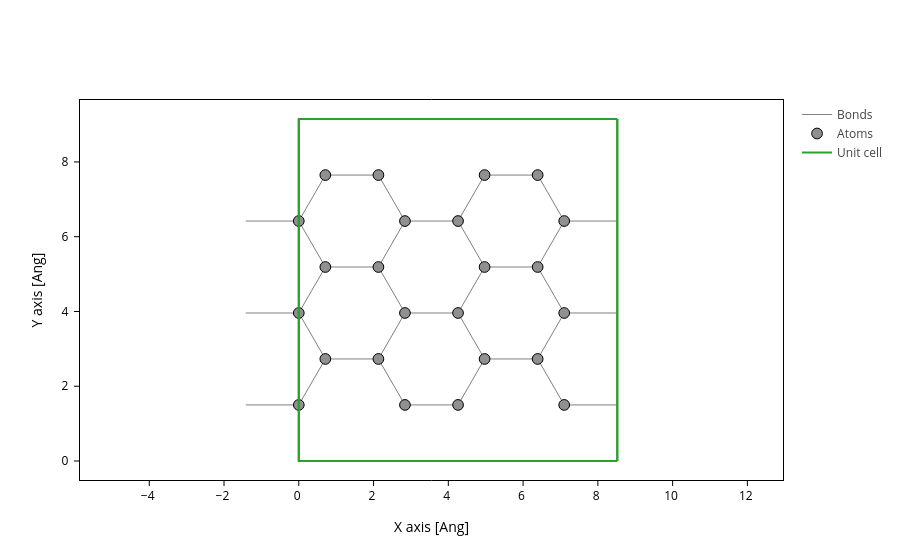

Notebook source saved alongside this figure:
### Code cell
nanoribbon = make_nanoribbon(WIDTH, LENGTH - 1)
view(nanoribbon.to.ase())
nanoribbon.plot(axes="xy")

### Figure 1 — Plotly figure (JSON) as saved in the notebook; plotly's stock layout.template omitted (floating-point values rounded to 4 significant figures; data arrays with more than 128 entries replaced by an {"elided": "..."} marker saying what was removed)
{"data": [{"line": {"color": "gray", "width": 1}, "meta": {}, "mode": "lines", "name": "Bonds", "opacity": 1, "type": "scatter", "x": {"elided": "735 float values"}, "y": {"elided": "735 float values"}}, {"marker": {"color": "#909090", "line": {"color": "black", "width": 1}, "opacity": 1, "size": 10.72}, "meta": {}, "mode": "markers", "name": "Atoms", "opacity": 1, "type": "scatter", "x": [0.0, 0.0, 0.0, 0.71, 0.71, 0.71, 2.13, 2.13, 2.13, 2.84, 2.84, 2.84, 4.26, 4.26, 4.26, 4.97, 4.97, 4.97, 6.39, 6.39, 6.39, 7.1, 7.1, 7.1], "y": [1.5, 3.96, 6.419, 2.73, 5.189, 7.649, 2.73, 5.189, 7.649, 1.5, 3.96, 6.419, 1.5, 3.96, 6.419, 2.73, 5.189, 7.649, 2.73, 5.189, 7.649, 1.5, 3.96, 6.419]}, {"meta": {}, "mode": "lines", "name": "Unit cell", "type": "scatter", "x": [0.0, 0.0, 8.52, 8.52, 0.0, 0.0, NaN, 0.0, 0.0, 0.0, 8.52, 8.52, 0.0, NaN, 8.52, 8.52, NaN, 8.52, 8.52], "y": [0.0, 9.149, 9.149, 9.149, 9.149, 9.149, NaN, 9.149, 0.0, 0.0, 0.0, 0.0, 0.0, NaN, 9.149, 0.0, NaN, 9.149, 0.0]}], "layout": {"scene": {"aspectmode": "data", "xaxis": {"title": {"text": "X axis [Ang]"}}, "yaxis": {"title": {"text": "Y axis [Ang]"}}}, "xaxis": {"scaleanchor": "y", "scaleratio": 1, "title": {"text": "X axis [Ang]"}}, "yaxis": {"title": {"text": "Y axis [Ang]"}}}}
